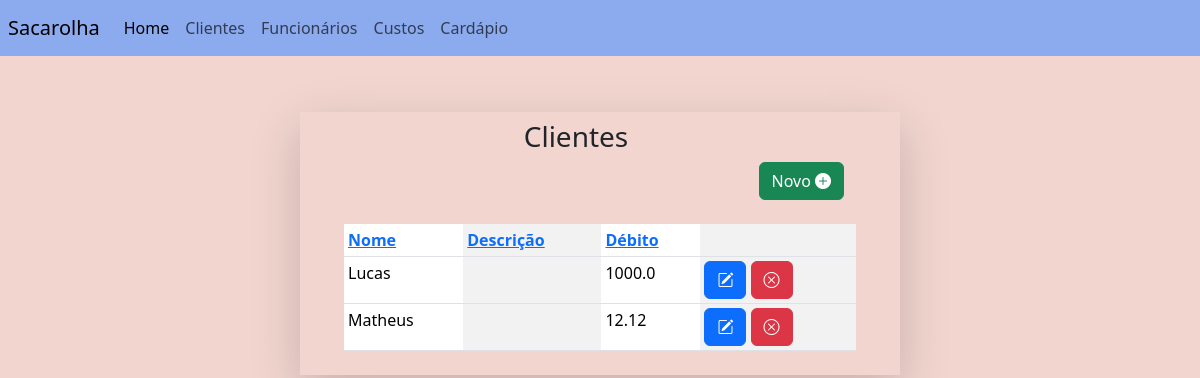
/cliente (signed in), run on an earlier commit of the app's database.
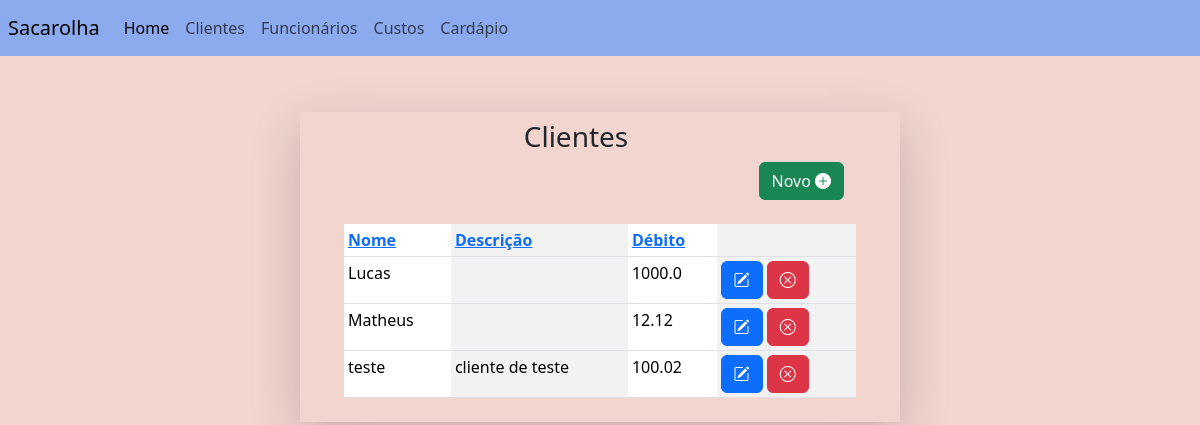
And on a later commit of the database.
### main/models.py (models this page shows, shortened)
class RegistroFinanceiro(models.Model):
	category_list = [
		("cliente", "cliente"),
		("custo", "custo"),
		("funcionario", "funcionario"),
	]
	user = models.ForeignKey(User, on_delete=models.CASCADE, null=True)
	name = models.CharField(max_length = 200)
	description = models.CharField(max_length = 200, blank=True)
	value = models.FloatField(validators= [validate_positive])
	category = models.CharField(max_length = 200, choices = category_list)
	state = models.BooleanField(default=True)

### main/views.py (the view)
# urls.py: path('cliente', views.ClienteListView.as_view(), name='cliente'),
class ClienteListView(LoginRequiredMixin, ListView):
    login_url = "login"
    template_name = "main/cliente/cliente_list.html"
    model = RegistroFinanceiro
    def get_queryset(self):
        queryset = super().get_queryset().filter(category='cliente')
        order = self.request.GET.get('order', 'asc')
        sort_by = self.request.GET.get('sort', 'name')
        if order == "desc":
            sort_by = f'-{sort_by}'
        queryset= queryset.order_by(sort_by)
        return queryset

### main/templates/main/cliente/cliente_list.html (shortened to what this page needs)
{%extends "base.html"%}
{%block navbar%}
{%include 'navbar.html'%}
{%endblock navbar%}
{%block content%}
<div align="right" class='pe-5' >
	<h3 align="center">Clientes</h3>
<a class='btn btn-success' href={%url 'cliente_create'%} method='GET'class='h3'>Novo					<i class="bi bi-plus-circle-fill"></i></a>
<br>
<br>
{%include "main/cliente/cliente_table.html"%}
</div>
{%endblock content%}

### main/templates/main/cliente/cliente_table.html
<div class='row ps-5 justify-content-center'>
<table class="table table-striped-columns table-sm">
<thead>
	<tr>
		<th>             <a href="?sort=name&order={% if request.GET.order == 'asc' %}desc{% else %}asc{% endif %}">
			Nome
		</a></th>
		<th>                <a href="?sort=description&order={% if request.GET.order == 'asc' %}desc{% else %}asc{% endif %}">
			Descrição
		</a></th>
		<th>                <a href="?sort=value&order={% if request.GET.order == 'asc' %}desc{% else %}asc{% endif %}">
			Débito
		</a></th>
		<th></th>
	</tr>
</thead>
<tbody>
	{%for object in object_list%}
		{%if object.category == "cliente" and object.state == True%}
		<tr>
			<td scope="row">{{object.name}}</td>
			<td scope="row">{{object.description}}</td>
			<td scope="row">{{object.value}}</td>
			<td><a href="{%url 'cliente_update' object.id%}" class='btn btn-primary'>
				<i class="bi bi-pencil-square"></i>
			</a>
			<a href="{%url 'cliente_softdelete' object.id%}"class='btn btn-danger'>
				<i class="bi bi-x-circle"></i>
			</a>
			</td>
		</tr>
		{%endif%}
	{%endfor%}
</tbody>
</table>
</div>

What changed in the data, as far as the page shows it:
added RegistroFinanceiro: name "teste", description "cliente de teste", value "100.02"
